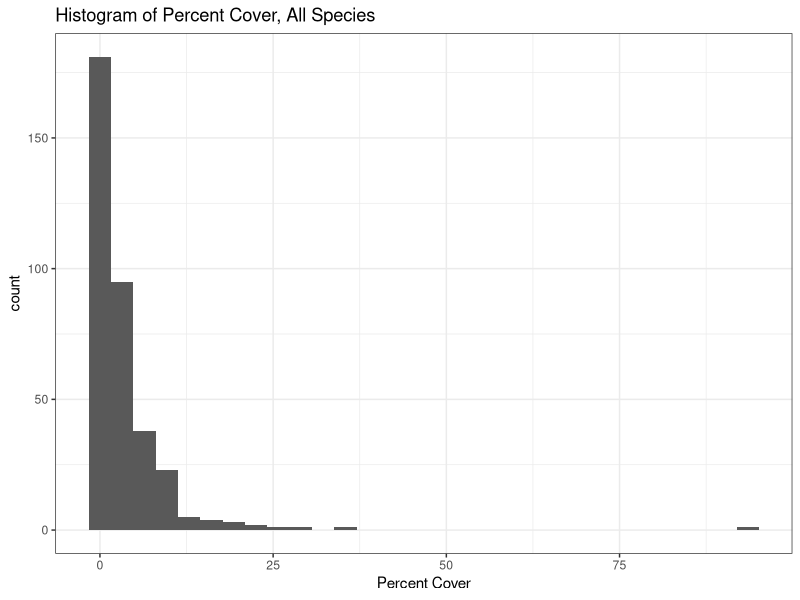
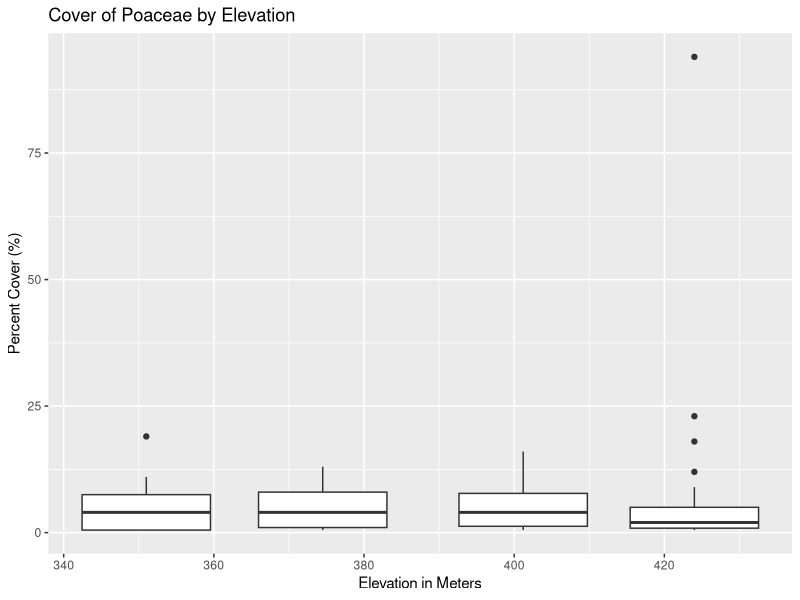
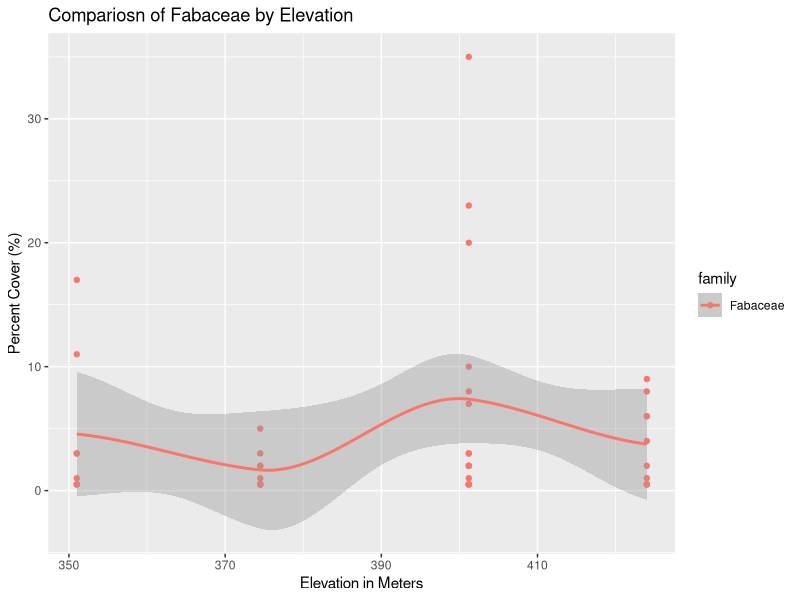
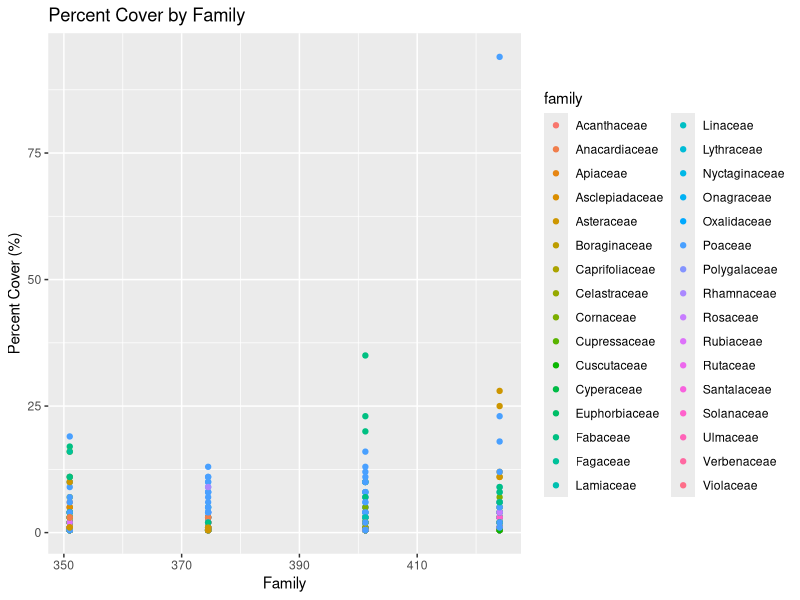

Write R code to recreate these figures, in order.
## ---- chunk 1
#| label: read-csv

# load packages
library("readr")
library("dplyr")
library("ggplot2")
library("ggthemes")
library("knitr")

# read in the data
konza_data <- read_csv("data/NEON.D06.KONZ.DP1.10058.001.div_1m2Data.2025-08.basic.20251222T234053Z.csv")
## ---- chunk 2
#| label: summarize-with-dplyr

# first summary to make will be a count of the number of observations in 
# each family
konza_data %>% 
  group_by(family) %>%
  tally() %>%
  arrange(desc(n)) %>%
  kable()
## ---- chunk 3
#| label: mean-percent-cover-by-family

# The goal is to calculate the mean percent cover of each family 
konza_data %>%
  group_by(family) %>%
  summarise(mean_pcnt_cover = mean(percentCover),
            sd_pcnt_cover = sd(percentCover)) %>%
  arrange(desc(mean_pcnt_cover)) %>%
  kable()
## ---- chunk 4
#| label: filter-by-elevation

# The goal is to calculate the mean percent cover of each family 
konza_data %>%
  filter(elevation>390) %>%
  group_by(family) %>%
  summarise(mean_pcnt_cover = mean(percentCover),
            sd_pcnt_cover = sd(percentCover)) %>%
  arrange(desc(mean_pcnt_cover)) %>%
  kable()
## ---- chunk 5
#| label: use-mutate

# select pulls out the columns you want
# mutate creates a mew column with whatever content you want
# which can include manipulation of an existing column
konza_data %>%
  select(scientificName, family, percentCover) %>%
  mutate(propCover = percentCover / 100) %>%
  top_n(20) %>%
  kable()
## ---- chunk 6
#| label: histogram-percent-cover

konza_data %>%
  filter(!is.na(family)) %>%
  ggplot(aes(x = percentCover)) +
  geom_histogram() +
  labs(title = "Histogram of Percent Cover, All Species",
     x = "Percent Cover") +
  theme_bw()
## ---- chunk 7
#| label: poaceae-percent-cover-by-elevation

konza_data %>%
  filter(!is.na(family)) %>%
  filter(family == "Poaceae") %>%
  ggplot() +
  geom_boxplot(aes(x = elevation,
                   y = percentCover,
                   group = elevation)) +
  labs(title = "Cover of Poaceae by Elevation",
       y = "Percent Cover (%)",
       x = "Elevation in Meters")
## ---- chunk 8
#| label: comparison-of-fabaceae-by-elevation


#| label: comparison-of-fabaceae-by-elevation
konza_data %>%
  filter(!is.na(family)) %>%
  filter(family == "Fabaceae") %>%
  ggplot(aes(x = elevation,
           y = percentCover,
           color = family)) + 
  geom_point() +
  geom_smooth() +
  labs(title = "Compariosn of Fabaceae by Elevation",
       y = "Percent Cover (%)",
       x = "Elevation in Meters")
## ---- chunk 9

#| label: family-elevation-percent-cover 

  ggplot(data = konza_data %>%
           filter(!is.na(family)),
       aes(x = elevation,
           y = percentCover)) +
  geom_point(aes(color = family)) +
  labs(title = "Percent Cover by Family",
       y = "Percent Cover (%)",
       x = "Family")
  
